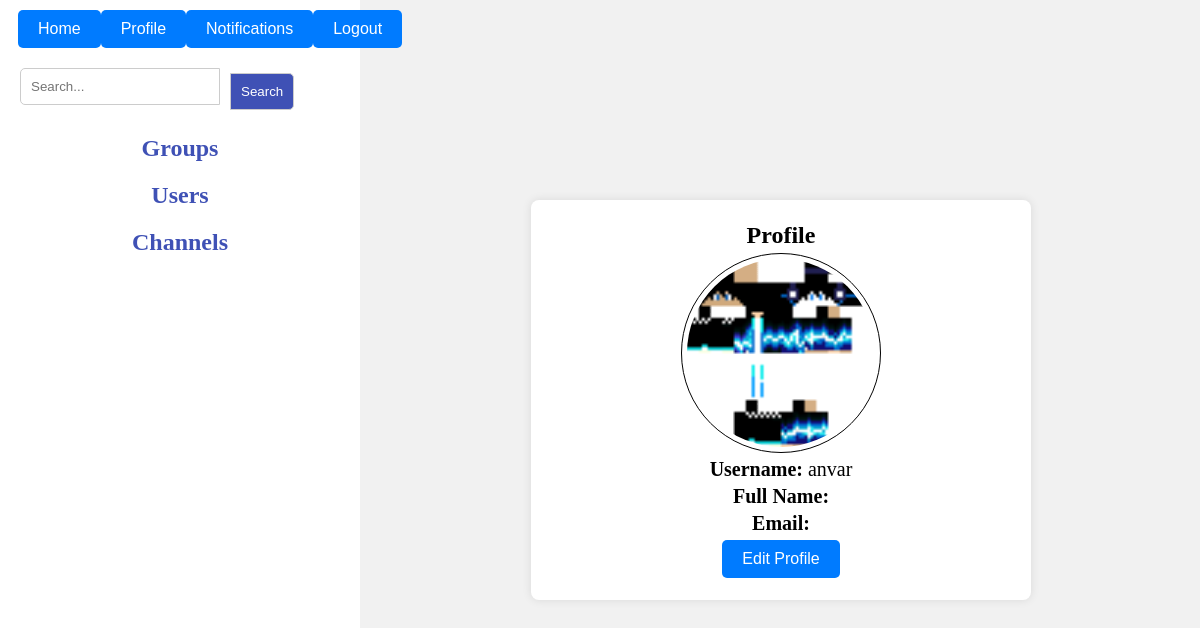
/users/profile/ (signed in), run on the app's committed database.
### users/models.py (models this page shows, shortened)
class CustomUser(AbstractUser):
    image=models.ImageField(upload_to='users_images/',blank=True,null=True,default='default_img/user_img.png')
    class Meta:
        db_table = 'customuser'

### users/views.py (the view)
# urls.py: path('profile/', ProfileView.as_view(), name='profile'),
class ProfileView(LoginRequiredMixin,View):
    def get(self, request):
        return render(request, 'users/profile.html',{"user": request.user})

### templates/users/profile.html (shortened to what this page needs)
{% extends 'base.html' %}
{% block content %}
<div class="profile-container">
    <h1>Profile</h1>
    <img src="{{ user.image.url }}" alt="img">
    <p><strong>Username:</strong> {{ user.username }}</p>
    <p><strong>Full Name:</strong> {{ user.get_full_name }}</p>
    <p><strong>Email:</strong> {{ user.email }}</p>
    <a href="{% url 'users:update_profile' %}">
        <button class="some_button">Edit Profile</button>
    </a>
</div>
{% endblock %}

### templates/base.html (style rules this page uses)
* { margin: 0; padding: 0; box-sizing: border-box; list-style: none; text-decoration: none; }
body { background-color: #f1f1f1; display: flex; }
.some_button { padding: 10px 20px; background-color: #007bff; border: none; border-radius: 5px; color: #fff; font-size: 16px; cursor: pointer; transition: background-color 0.3s; }
.profile-container { background-color: #ffffff; padding: 20px; border-radius: 8px; box-shadow: 0 0 10px rgba(0, 0, 0, 0.1); max-width: 600px; margin: 50px auto; width: 500px; height: 400px; display: flex; justify-content: space-around; align-items: center; flex-direction: column; font-size: 20px; }
.profile-container h1 { font-size: 24px; text-align: center; width: 500px; }
.profile-container img { width: 200px; height: 200px; border-radius: 50%; border: solid 1px black; padding: 5px; }

### data on the page
CustomUser: image (picture), username "anvar"
